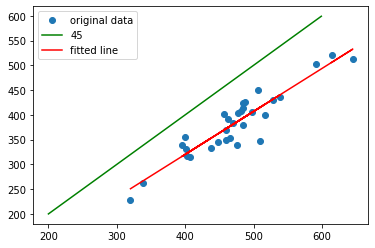

The Python source for this figure:
#!/usr/bin/env python3
# -*- coding: utf-8 -*-
"""
Created on Fri Feb 24 15:09:55 2023

@author: hallvard
"""


#From: 
####################################################
#https://www.geeksforgeeks.org/scrape-tables-from-any-website-using-python/
###################################################

# Library for opening url and creating
# requests
import urllib.request
 
# pretty-print python data structures
from pprint import pprint
 
# for parsing all the tables present
# on the website
from html_table_parser.parser import HTMLTableParser
 
# for converting the parsed data in a
# pandas dataframe
import pandas as pd
 
 
# Opens a website and read its
# binary contents (HTTP Response Body)
def url_get_contents(url):
 
    # Opens a website and read its
    # binary contents (HTTP Response Body)
 
    #making request to the website
    req = urllib.request.Request(url=url)
    f = urllib.request.urlopen(req)
 
    #reading contents of the website
    return f.read()
 
# defining the html contents of a URL.
xhtml = url_get_contents('https://www.motor.no/aktuelt/motors-store-vintertest-av-rekkevidde-pa-elbiler/217132').decode('utf-8')
 
# Defining the HTMLTableParser object
p = HTMLTableParser()
 
# feeding the html contents in the
# HTMLTableParser object
p.feed(xhtml)
 
# Now finally obtaining the data of
# the table required
pprint(p.tables[1])

# converting the parsed data to
# dataframe
print("\n\nPANDAS DATAFRAME\n")
print(pd.DataFrame(p.tables[1]))
#########################################################################
#############################################

#%%
import numpy as np
import matplotlib.pyplot as plt

tabel0 = pd.DataFrame(p.tables[0])

tabel1 = pd.DataFrame(p.tables[1])


wtp = tabel0[1]
wtp = [ wtp.split()[0] for wtp in wtp[1:]  ]
wtp.pop(25)
wtp.pop(18)
wtp = np.array(wtp, dtype = float)








stop =  tabel0[2]
stop = [ st.split()[0] for st in stop[1:]  ]
stop.pop(25)
stop.pop(18)
stop = np.array(stop, dtype = float)




from scipy import stats
#https://docs.scipy.org/doc/scipy/reference/generated/scipy.stats.linregress.html

res = stats.linregress(wtp, stop)

x = np.arange(200,600)
y = np.arange(200,600)

plt.plot(wtp, stop, 'o', label='original data')
plt.plot(x,y,'g', label='45')
plt.plot(wtp, res.intercept + res.slope*wtp, 'r', label='fitted line')

plt.legend()

plt.show()

print(res.slope)
# 0.86712
# the slope is not 1 but allomst. 
